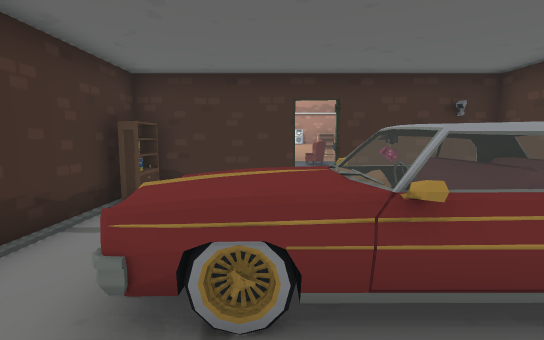
View 1 (above)

17 first-person views from a walk through a scene from a Unity 3-D project. The camera is 1.4 m above the floor, tilts 6° down and sees 85° across. Doors are open. The floor is counted in squares, 1 m on a side. Each view is taken from the middle of a square. On the plan, view 1 faces up. The plan holds only what a view shows up to about 14 squares ahead; the rest is blank. The place goes on beyond the plan. The player character is not drawn.

View 2
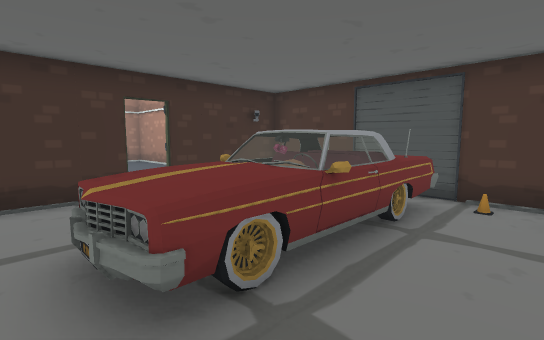

View 3
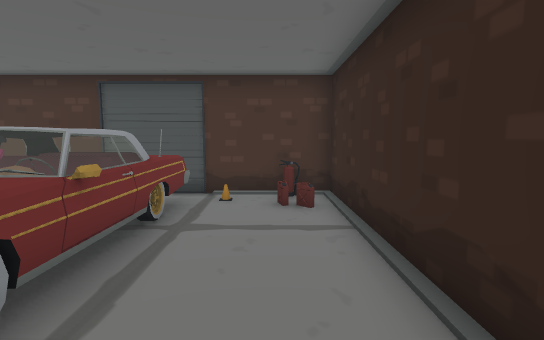

View 4
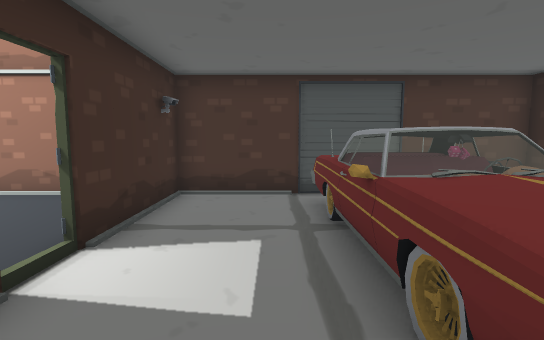

View 5
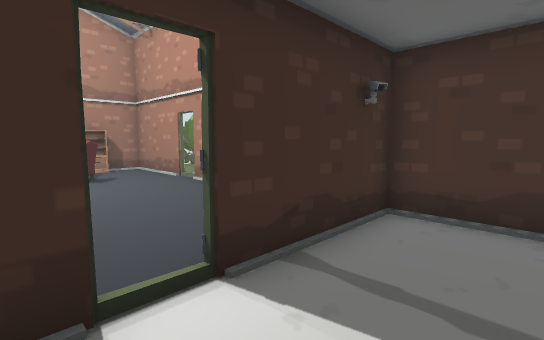

View 6
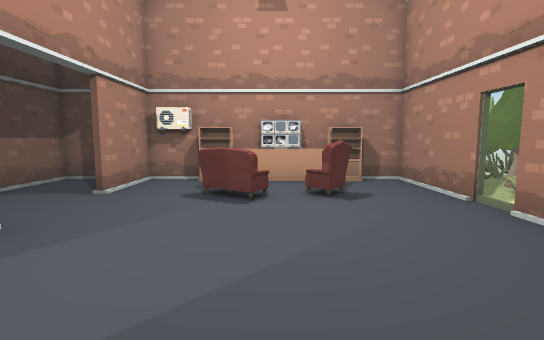

View 7
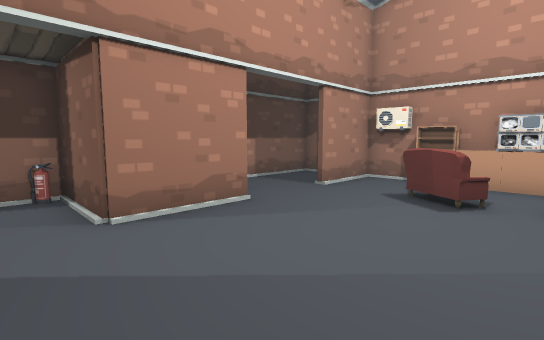

View 8
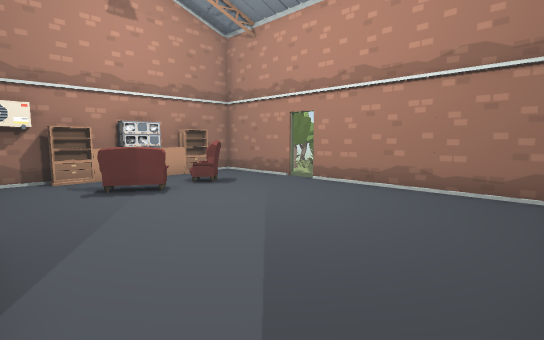

View 9
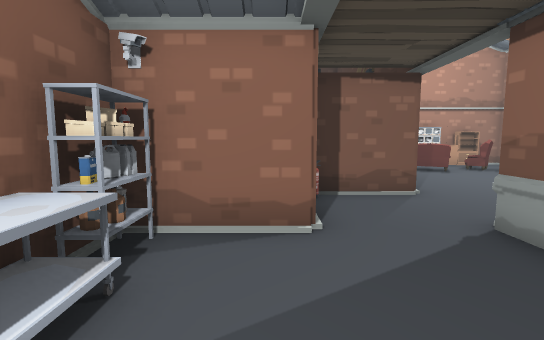

View 10
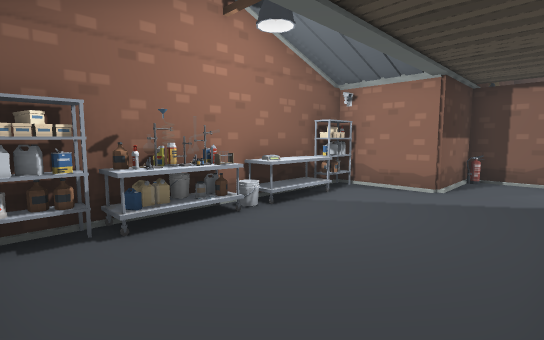

View 11
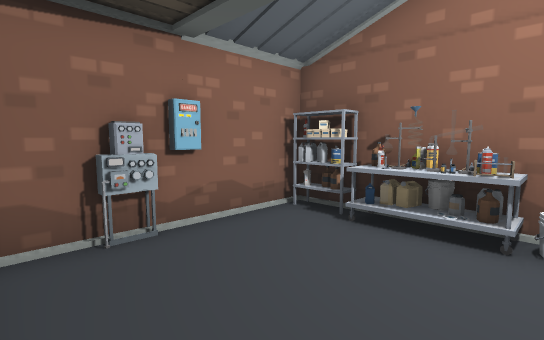

View 12
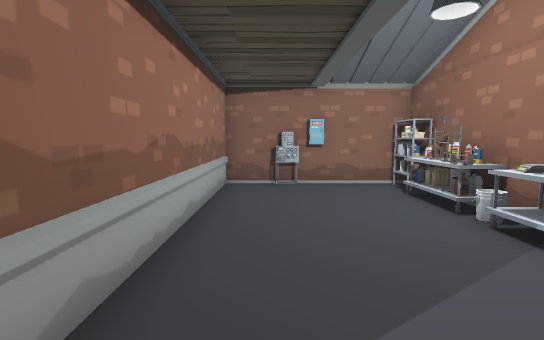

View 13
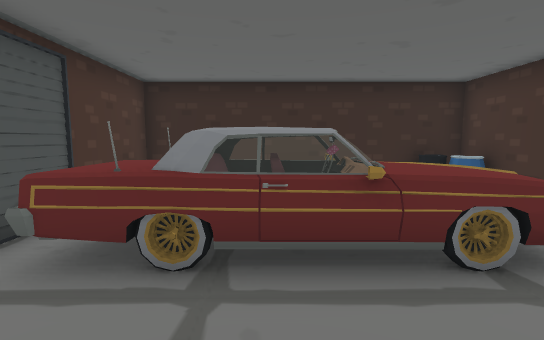

View 14
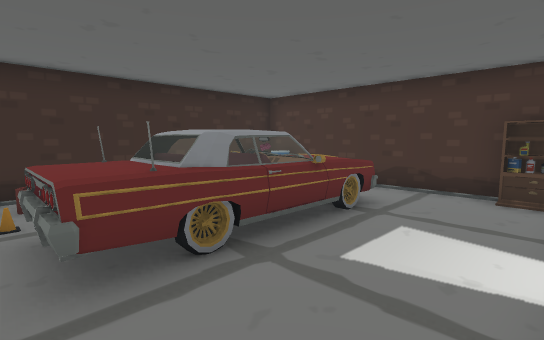

View 15
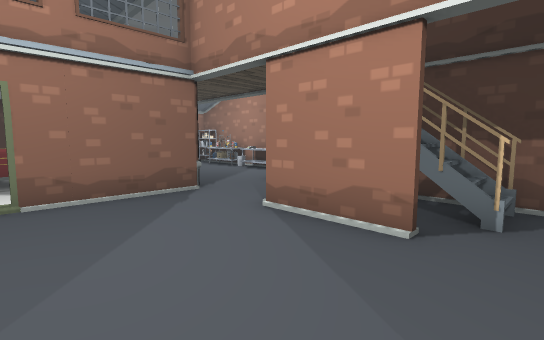

View 16
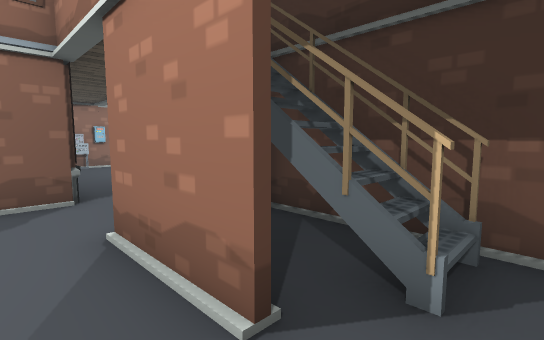

View 17
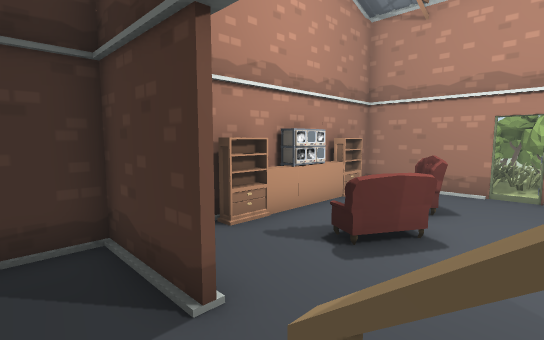

### Floor plan
Points are (right, up) in squares from view 1. A wall is a line through its corners. A room is listed if a view was taken in it or the views show most of it. See-through windows are left out.
Room 1 (views 1, 2, 3, 4, 5, 13, 14)
walls: (-1.5, -1.5) (5.6, -1.5) (5.6, -0.5); (5.6, 1.5) (5.6, 7.4) (1.5, 7.4); (0.6, 7.4) (-2.5, 7.4); (-3.3, 5.6) (-3.3, 0.5)
ways out: open door at (1, 7.5) to room 2; opening at (-2, -0.3) to room 3; opening at (-2, 6) to room 3
objects: barrel (-3, -1) to (-3, 0); car (-1, 2) to (5, 4)
Room 2 (views 6, 7, 15, 16, 17)
walls: (-3.3, 13.6) (-3.3, 10.4); (-3.5, 16.4) (-3.5, 18.5); (-3.3, 18.5) (-3.3, 16.5); (-4.5, 13.1) (-4.5, 12.4); (-3.5, 19.4) (-6.3, 19.4) (-6.3, 10.6); (5.6, 15.5) (5.6, 19.4) (4.4, 19.4); (-5.9, 14.5) (-5.9, 12); (-2.5, 7.6) (0.6, 7.6); (5.6, 8.2) (5.6, 14.5)
ways out: open door at (1, 7.5) to room 1; opening at (-2.5, 9.5) to room 3; open door at (6, 15)
objects: other object (-3, 19) to (-2, 19); chair (-1, 16) to (0, 17); shelf (-1, 19); shelf (0, 19); monitor (1, 19) to (2, 19); chair (2, 16) to (3, 17); shelf (3, 19); shelf (4, 19)
Room 3 (views 8, 9, 10, 11, 12)
walls: (-9.3, 3.5) (-9.3, 2.4); (-3.5, 0.5) (-3.5, 5.6); (-8.5, -1.5) (-6.4, -1.5); (-3.3, 10.4) (-6.3, 10.4) (-6.3, 7.4) (-8.5, 7.4)
ways out: opening at (-2, -0.3) to room 1; opening at (-2, 6) to room 1; opening at (-2.5, 9.5) to room 2
objects: shelf (-9, -1) to (-9, 0); table (-9, 1) to (-9, 2); table (-9, 4) to (-9, 5); shelf (-9, 6) to (-9, 7); machine (-6, -1); fire extinguisher (-6, 10); machine (-5, -1); shelf (-3, 6) to (-3, 7); barrel (-2, -1)

Where each view was taken, in squares from view 1:
view 1: 0 up, 0 right, facing up
view 2: 0 up, 2 left, facing up-right
view 3: 0 up, 2 left, facing right
view 4: 5 up, 2 left, facing right
view 5: 5 up, 0 right, facing up-right
view 6: 9 up, 1 right, facing up
view 7: 9 up, 2 right, facing up-left
view 8: 8 up, 3 left, facing up-right
view 9: 3 up, 7 left, facing up
view 10: 1 down, 4 left, facing up-left
view 11: 3 up, 4 left, facing down-left
view 12: 8 up, 5 left, facing down
view 13: 7 up, 2 right, facing down
view 14: 7 up, 5 right, facing down-left
view 15: 15 up, 1 right, facing down-left
view 16: 15 up, 2 left, facing down-left
view 17: 14 up, 5 left, facing up-right
